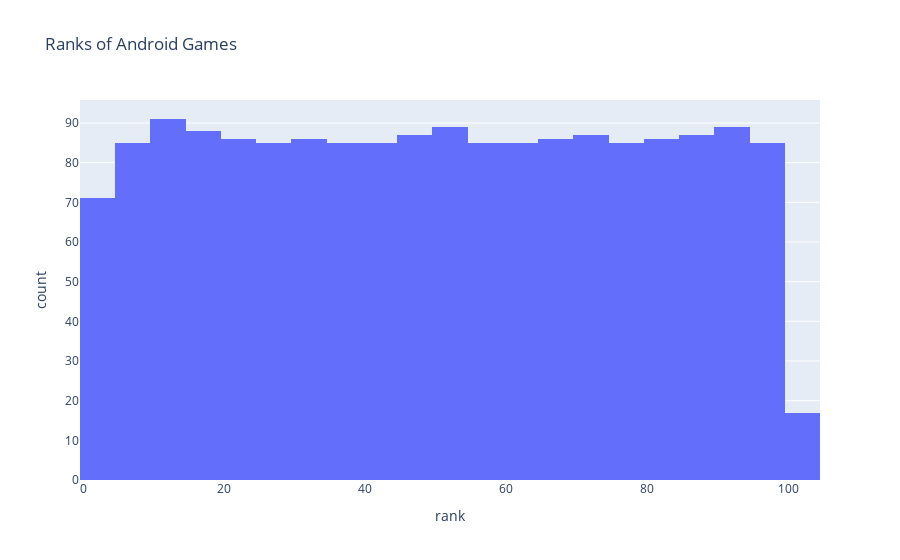

Notebook cell for this chart:
### Code cell
fig = px.histogram(data, x = 'rank', title = 'Ranks of Android Games')
fig.show()

### Figure 1 — Plotly figure (JSON) as saved in the notebook; plotly's stock layout.template omitted (floating-point values rounded to 4 significant figures; data arrays with more than 128 entries replaced by an {"elided": "..."} marker saying what was removed)
{"data": [{"alignmentgroup": "True", "bingroup": "x", "hovertemplate": "rank=%{x}<br>count=%{y}<extra></extra>", "legendgroup": "", "marker": {"color": "#636efa", "pattern": {"shape": ""}}, "name": "", "offsetgroup": "", "orientation": "v", "showlegend": false, "type": "histogram", "x": {"elided": "1730 int values"}, "xaxis": "x", "yaxis": "y"}], "layout": {"barmode": "relative", "legend": {"tracegroupgap": 0}, "title": {"text": "Ranks of Android Games"}, "xaxis": {"anchor": "y", "domain": [0, 1], "title": {"text": "rank"}}, "yaxis": {"anchor": "x", "domain": [0, 1], "title": {"text": "count"}}}}
